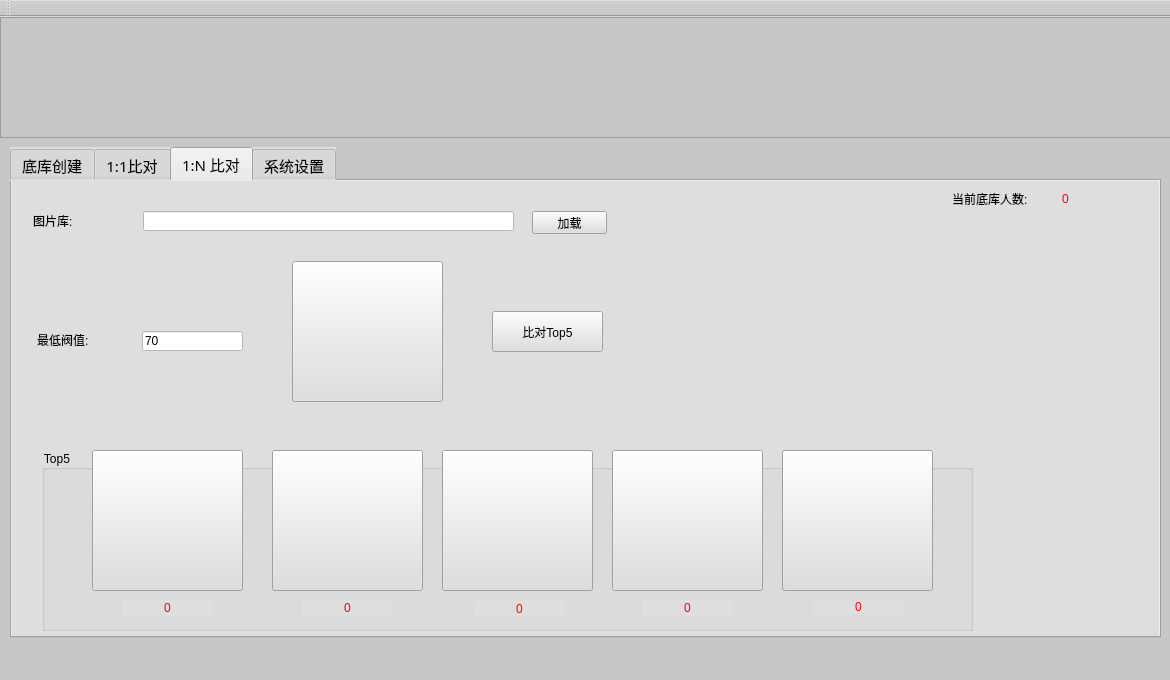
<?xml version="1.0" encoding="UTF-8"?>
<ui version="4.0">
 <class>MainWindow</class>
 <widget class="QMainWindow" name="MainWindow">
  <property name="geometry">
   <rect>
    <x>0</x>
    <y>0</y>
    <width>1170</width>
    <height>680</height>
   </rect>
  </property>
  <property name="minimumSize">
   <size>
    <width>1170</width>
    <height>680</height>
   </size>
  </property>
  <property name="maximumSize">
   <size>
    <width>1170</width>
    <height>680</height>
   </size>
  </property>
  <property name="windowTitle">
   <string>人脸识别</string>
  </property>
  <property name="styleSheet">
   <string notr="true">background-color: rgb(199, 199, 199);</string>
  </property>
  <widget class="QWidget" name="centralWidget">
   <widget class="QFrame" name="frame">
    <property name="geometry">
     <rect>
      <x>0</x>
      <y>0</y>
      <width>1171</width>
      <height>121</height>
     </rect>
    </property>
    <property name="styleSheet">
     <string notr="true">background-image: url(:/new/img/images/moon.png);</string>
    </property>
    <property name="frameShape">
     <enum>QFrame::StyledPanel</enum>
    </property>
    <property name="frameShadow">
     <enum>QFrame::Raised</enum>
    </property>
   </widget>
   <widget class="QTabWidget" name="tabWidget">
    <property name="geometry">
     <rect>
      <x>10</x>
      <y>130</y>
      <width>1151</width>
      <height>491</height>
     </rect>
    </property>
    <property name="font">
     <font>
      <family>新宋体</family>
      <pointsize>11</pointsize>
      <weight>50</weight>
      <italic>false</italic>
      <bold>false</bold>
     </font>
    </property>
    <property name="styleSheet">
     <string notr="true">font: 11pt &quot;新宋体&quot;;
background-color: rgb(222, 222, 222);</string>
    </property>
    <property name="currentIndex">
     <number>2</number>
    </property>
    <widget class="QWidget" name="tab">
     <attribute name="title">
      <string>底库创建</string>
     </attribute>
     <widget class="QLabel" name="label_3">
      <property name="geometry">
       <rect>
        <x>30</x>
        <y>30</y>
        <width>91</width>
        <height>16</height>
       </rect>
      </property>
      <property name="text">
       <string>图片路径:</string>
      </property>
     </widget>
     <widget class="QLabel" name="label_4">
      <property name="geometry">
       <rect>
        <x>30</x>
        <y>150</y>
        <width>121</width>
        <height>16</height>
       </rect>
      </property>
      <property name="text">
       <string>底库保存路径:</string>
      </property>
     </widget>
     <widget class="QLabel" name="label_5">
      <property name="geometry">
       <rect>
        <x>30</x>
        <y>89</y>
        <width>131</width>
        <height>16</height>
       </rect>
      </property>
      <property name="text">
       <string>底库处理线程数:</string>
      </property>
     </widget>
     <widget class="QLineEdit" name="imageFromPathLineEdit">
      <property name="geometry">
       <rect>
        <x>161</x>
        <y>30</y>
        <width>441</width>
        <height>20</height>
       </rect>
      </property>
      <property name="styleSheet">
       <string notr="true">background-color: rgb(255, 255, 255);</string>
      </property>
     </widget>
     <widget class="QLineEdit" name="dbCreateThreadCount">
      <property name="geometry">
       <rect>
        <x>160</x>
        <y>90</y>
        <width>71</width>
        <height>20</height>
       </rect>
      </property>
      <property name="styleSheet">
       <string notr="true">background-color: rgb(255, 255, 255);</string>
      </property>
      <property name="text">
       <string>1</string>
      </property>
     </widget>
     <widget class="QLineEdit" name="dbSavePathLineEdit">
      <property name="geometry">
       <rect>
        <x>160</x>
        <y>150</y>
        <width>441</width>
        <height>20</height>
       </rect>
      </property>
      <property name="styleSheet">
       <string notr="true">background-color: rgb(255, 255, 255);</string>
      </property>
     </widget>
     <widget class="QPushButton" name="imageFromSelectPushButton">
      <property name="geometry">
       <rect>
        <x>610</x>
        <y>30</y>
        <width>75</width>
        <height>23</height>
       </rect>
      </property>
      <property name="text">
       <string>选择..</string>
      </property>
     </widget>
     <widget class="QPushButton" name="dbSavePathSelectPushButton">
      <property name="geometry">
       <rect>
        <x>610</x>
        <y>150</y>
        <width>75</width>
        <height>23</height>
       </rect>
      </property>
      <property name="text">
       <string>选择..</string>
      </property>
     </widget>
     <widget class="QProgressBar" name="createDBProgressBar">
      <property name="geometry">
       <rect>
        <x>30</x>
        <y>260</y>
        <width>1031</width>
        <height>23</height>
       </rect>
      </property>
      <property name="value">
       <number>0</number>
      </property>
     </widget>
     <widget class="QLabel" name="createDBDisplayInfoLabel">
      <property name="geometry">
       <rect>
        <x>40</x>
        <y>300</y>
        <width>971</width>
        <height>41</height>
       </rect>
      </property>
      <property name="text">
       <string>点击下面的开始进行创建</string>
      </property>
     </widget>
     <widget class="QPushButton" name="createDBStartButton">
      <property name="geometry">
       <rect>
        <x>410</x>
        <y>390</y>
        <width>75</width>
        <height>23</height>
       </rect>
      </property>
      <property name="text">
       <string>开始</string>
      </property>
     </widget>
    </widget>
    <widget class="QWidget" name="tab_2">
     <attribute name="title">
      <string>1:1比对</string>
     </attribute>
     <widget class="QLabel" name="label_7">
      <property name="geometry">
       <rect>
        <x>330</x>
        <y>190</y>
        <width>31</width>
        <height>21</height>
       </rect>
      </property>
      <property name="text">
       <string>VS</string>
      </property>
      <property name="alignment">
       <set>Qt::AlignCenter</set>
      </property>
     </widget>
     <widget class="QLabel" name="similarityLabel">
      <property name="geometry">
       <rect>
        <x>850</x>
        <y>190</y>
        <width>131</width>
        <height>31</height>
       </rect>
      </property>
      <property name="styleSheet">
       <string notr="true">font: 87 12pt &quot;Arial&quot;;
color: rgb(255, 0, 127);</string>
      </property>
      <property name="text">
       <string>0</string>
      </property>
     </widget>
     <widget class="QPushButton" name="compareButton">
      <property name="geometry">
       <rect>
        <x>690</x>
        <y>190</y>
        <width>111</width>
        <height>41</height>
       </rect>
      </property>
      <property name="text">
       <string>比对</string>
      </property>
      <property name="autoDefault">
       <bool>true</bool>
      </property>
      <property name="flat">
       <bool>false</bool>
      </property>
     </widget>
     <widget class="QPushButton" name="leftImageButton">
      <property name="geometry">
       <rect>
        <x>80</x>
        <y>120</y>
        <width>221</width>
        <height>191</height>
       </rect>
      </property>
      <property name="styleSheet">
       <string notr="true">border-image: url(:/new/img/images/uploadImg.jpg);</string>
      </property>
      <property name="text">
       <string/>
      </property>
     </widget>
     <widget class="QPushButton" name="rightImageButton">
      <property name="geometry">
       <rect>
        <x>390</x>
        <y>120</y>
        <width>221</width>
        <height>191</height>
       </rect>
      </property>
      <property name="styleSheet">
       <string notr="true">border-image: url(:/new/img/images/uploadImg.jpg);</string>
      </property>
      <property name="text">
       <string/>
      </property>
     </widget>
    </widget>
    <widget class="QWidget" name="tab_3">
     <attribute name="title">
      <string>1:N 比对</string>
     </attribute>
     <widget class="QPushButton" name="nCompareLoadDestDBButton">
      <property name="geometry">
       <rect>
        <x>520</x>
        <y>30</y>
        <width>75</width>
        <height>23</height>
       </rect>
      </property>
      <property name="text">
       <string>加载</string>
      </property>
     </widget>
     <widget class="QLabel" name="label_6">
      <property name="geometry">
       <rect>
        <x>21</x>
        <y>32</y>
        <width>91</width>
        <height>16</height>
       </rect>
      </property>
      <property name="text">
       <string>图片库:</string>
      </property>
     </widget>
     <widget class="QLineEdit" name="nCompareDestDBLineEdit">
      <property name="geometry">
       <rect>
        <x>131</x>
        <y>30</y>
        <width>371</width>
        <height>20</height>
       </rect>
      </property>
      <property name="styleSheet">
       <string notr="true">background-color: rgb(255, 255, 255);</string>
      </property>
     </widget>
     <widget class="QPushButton" name="nCompareSrcImageButton">
      <property name="geometry">
       <rect>
        <x>280</x>
        <y>80</y>
        <width>151</width>
        <height>141</height>
       </rect>
      </property>
      <property name="styleSheet">
       <string notr="true">border-image: url(:/new/img/images/uploadImg.jpg);</string>
      </property>
      <property name="text">
       <string/>
      </property>
     </widget>
     <widget class="QPushButton" name="nCompareCompareButton">
      <property name="geometry">
       <rect>
        <x>480</x>
        <y>130</y>
        <width>111</width>
        <height>41</height>
       </rect>
      </property>
      <property name="text">
       <string>比对Top5</string>
      </property>
      <property name="autoDefault">
       <bool>true</bool>
      </property>
      <property name="flat">
       <bool>false</bool>
      </property>
     </widget>
     <widget class="QLineEdit" name="nCompareMinScoreLineEdit">
      <property name="geometry">
       <rect>
        <x>130</x>
        <y>150</y>
        <width>101</width>
        <height>20</height>
       </rect>
      </property>
      <property name="styleSheet">
       <string notr="true">background-color: rgb(255, 255, 255);</string>
      </property>
      <property name="text">
       <string>70</string>
      </property>
     </widget>
     <widget class="QLabel" name="label_8">
      <property name="geometry">
       <rect>
        <x>25</x>
        <y>151</y>
        <width>91</width>
        <height>16</height>
       </rect>
      </property>
      <property name="text">
       <string>最低阀值:</string>
      </property>
     </widget>
     <widget class="QGroupBox" name="groupBox_2">
      <property name="geometry">
       <rect>
        <x>30</x>
        <y>269</y>
        <width>931</width>
        <height>181</height>
       </rect>
      </property>
      <property name="title">
       <string>Top5</string>
      </property>
      <widget class="QPushButton" name="nCompareTop1ImageLabel">
       <property name="geometry">
        <rect>
         <x>50</x>
         <y>0</y>
         <width>151</width>
         <height>141</height>
        </rect>
       </property>
       <property name="styleSheet">
        <string notr="true">border-image: url(:/new/img/images/uploadImg.jpg);</string>
       </property>
       <property name="text">
        <string/>
       </property>
      </widget>
      <widget class="QPushButton" name="nCompareTop2ImageLabel">
       <property name="geometry">
        <rect>
         <x>230</x>
         <y>0</y>
         <width>151</width>
         <height>141</height>
        </rect>
       </property>
       <property name="styleSheet">
        <string notr="true">border-image: url(:/new/img/images/uploadImg.jpg);</string>
       </property>
       <property name="text">
        <string/>
       </property>
      </widget>
      <widget class="QPushButton" name="nCompareTop3ImageLabel">
       <property name="geometry">
        <rect>
         <x>400</x>
         <y>0</y>
         <width>151</width>
         <height>141</height>
        </rect>
       </property>
       <property name="styleSheet">
        <string notr="true">border-image: url(:/new/img/images/uploadImg.jpg);</string>
       </property>
       <property name="text">
        <string/>
       </property>
      </widget>
      <widget class="QPushButton" name="nCompareTop4ImageLabel">
       <property name="geometry">
        <rect>
         <x>570</x>
         <y>0</y>
         <width>151</width>
         <height>141</height>
        </rect>
       </property>
       <property name="styleSheet">
        <string notr="true">border-image: url(:/new/img/images/uploadImg.jpg);</string>
       </property>
       <property name="text">
        <string/>
       </property>
      </widget>
      <widget class="QPushButton" name="nCompareTop5ImageLabel">
       <property name="geometry">
        <rect>
         <x>740</x>
         <y>0</y>
         <width>151</width>
         <height>141</height>
        </rect>
       </property>
       <property name="styleSheet">
        <string notr="true">border-image: url(:/new/img/images/uploadImg.jpg);</string>
       </property>
       <property name="text">
        <string/>
       </property>
      </widget>
      <widget class="QLabel" name="nCompareTop1ScoreLabel">
       <property name="geometry">
        <rect>
         <x>80</x>
         <y>150</y>
         <width>91</width>
         <height>16</height>
        </rect>
       </property>
       <property name="styleSheet">
        <string notr="true">color: rgb(255, 0, 0);</string>
       </property>
       <property name="text">
        <string>0</string>
       </property>
       <property name="alignment">
        <set>Qt::AlignCenter</set>
       </property>
      </widget>
      <widget class="QLabel" name="nCompareTop2ScoreLabel">
       <property name="geometry">
        <rect>
         <x>260</x>
         <y>150</y>
         <width>91</width>
         <height>16</height>
        </rect>
       </property>
       <property name="styleSheet">
        <string notr="true">color: rgb(255, 0, 0);</string>
       </property>
       <property name="text">
        <string>0</string>
       </property>
       <property name="alignment">
        <set>Qt::AlignCenter</set>
       </property>
      </widget>
      <widget class="QLabel" name="nCompareTop3ScoreLabel">
       <property name="geometry">
        <rect>
         <x>432</x>
         <y>151</y>
         <width>91</width>
         <height>16</height>
        </rect>
       </property>
       <property name="styleSheet">
        <string notr="true">color: rgb(255, 0, 0);</string>
       </property>
       <property name="text">
        <string>0</string>
       </property>
       <property name="alignment">
        <set>Qt::AlignCenter</set>
       </property>
      </widget>
      <widget class="QLabel" name="nCompareTop5ScoreLabel">
       <property name="geometry">
        <rect>
         <x>771</x>
         <y>149</y>
         <width>91</width>
         <height>16</height>
        </rect>
       </property>
       <property name="styleSheet">
        <string notr="true">color: rgb(255, 0, 0);</string>
       </property>
       <property name="text">
        <string>0</string>
       </property>
       <property name="alignment">
        <set>Qt::AlignCenter</set>
       </property>
      </widget>
      <widget class="QLabel" name="nCompareTop4ScoreLabel">
       <property name="geometry">
        <rect>
         <x>600</x>
         <y>150</y>
         <width>91</width>
         <height>16</height>
        </rect>
       </property>
       <property name="styleSheet">
        <string notr="true">color: rgb(255, 0, 0);</string>
       </property>
       <property name="text">
        <string>0</string>
       </property>
       <property name="alignment">
        <set>Qt::AlignCenter</set>
       </property>
      </widget>
     </widget>
     <widget class="QLabel" name="label_9">
      <property name="geometry">
       <rect>
        <x>940</x>
        <y>10</y>
        <width>111</width>
        <height>16</height>
       </rect>
      </property>
      <property name="text">
       <string>当前底库人数:</string>
      </property>
     </widget>
     <widget class="QLabel" name="nComareDestDBCountLabel">
      <property name="geometry">
       <rect>
        <x>1050</x>
        <y>10</y>
        <width>61</width>
        <height>16</height>
       </rect>
      </property>
      <property name="styleSheet">
       <string notr="true">color: rgb(255, 0, 0);</string>
      </property>
      <property name="text">
       <string>0</string>
      </property>
     </widget>
    </widget>
    <widget class="QWidget" name="tab_4">
     <attribute name="title">
      <string>系统设置</string>
     </attribute>
     <widget class="QGroupBox" name="groupBox">
      <property name="enabled">
       <bool>false</bool>
      </property>
      <property name="geometry">
       <rect>
        <x>20</x>
        <y>20</y>
        <width>1111</width>
        <height>431</height>
       </rect>
      </property>
      <property name="styleSheet">
       <string notr="true">background-color: rgb(238, 238, 238);</string>
      </property>
      <property name="title">
       <string>设置</string>
      </property>
      <widget class="QLabel" name="label_2">
       <property name="geometry">
        <rect>
         <x>20</x>
         <y>40</y>
         <width>91</width>
         <height>16</height>
        </rect>
       </property>
       <property name="text">
        <string>人脸引擎:</string>
       </property>
      </widget>
      <widget class="QComboBox" name="comboBox">
       <property name="geometry">
        <rect>
         <x>120</x>
         <y>30</y>
         <width>121</width>
         <height>31</height>
        </rect>
       </property>
       <item>
        <property name="text">
         <string>SeetaFacer</string>
        </property>
       </item>
       <item>
        <property name="text">
         <string>VIFacer</string>
        </property>
       </item>
      </widget>
     </widget>
    </widget>
   </widget>
  </widget>
  <widget class="QMenuBar" name="menuBar">
   <property name="geometry">
    <rect>
     <x>0</x>
     <y>0</y>
     <width>1170</width>
     <height>23</height>
    </rect>
   </property>
  </widget>
  <widget class="QToolBar" name="mainToolBar">
   <attribute name="toolBarArea">
    <enum>TopToolBarArea</enum>
   </attribute>
   <attribute name="toolBarBreak">
    <bool>false</bool>
   </attribute>
  </widget>
  <widget class="QStatusBar" name="statusBar"/>
 </widget>
 <layoutdefault spacing="6" margin="11"/>
 <resources/>
 <connections/>
</ui>
